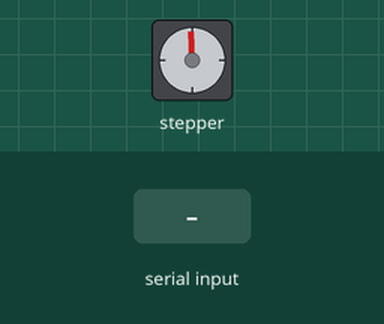
Bench run of a sketch on a simulated Arduino Uno, built with avr-gcc and run on an emulated ATmega328P. Shown: stepper motor. Inputs (shaded band) come from the test bench. Stepper angles assume 200 steps per turn.

Above: at 0.15 s.
At 1.25 s:
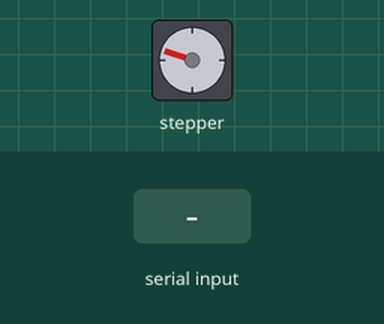
1.3 s: byte 255 (0xff) received over Serial
At 2.47 s:
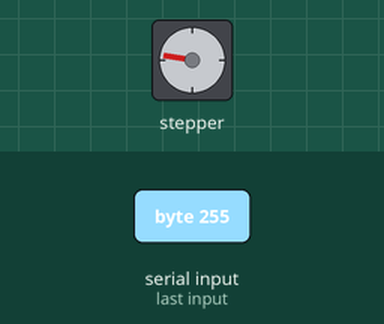
Timing chart, 0 to 13.3 s (numbered marks = the images above; inputs shaded):
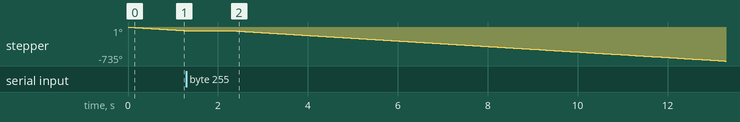

The sketch:

motor-serial.ino
```cpp
#include <Wire.h>
#include <Adafruit_MotorShield.h>
#include "utility/Adafruit_MS_PWMServoDriver.h"

// ID number of the arduino, cooresponds to a motor
#define arduinoID 2
#define NUM_MOTORS 2

// Create the motor shield object with the default I2C address
Adafruit_MotorShield AFMS = Adafruit_MotorShield();
// Or, create it with a different I2C address (say for stacking)
// Adafruit_MotorShield AFMS = Adafruit_MotorShield(0x61);

// Connect a stepper motor with 200 steps per revolution (1.8 degree)
Adafruit_StepperMotor *motorOne = AFMS.getStepper(200, 1);

// motor two h-bridge burnt out for now, will only code for motor one
//Adafruit_StepperMotor *motorTwo = AFMS.getStepper(200, 2);

char bytes[2];
int handshake = 0;

int moving[NUM_MOTORS];
int steps[NUM_MOTORS];
int dir[NUM_MOTORS];

void setup() {
  // start serial port at 57600
  Serial.begin(57600);
  // create with the default frequency 1.6KHz
  AFMS.begin();
  // rpm
  motorOne->setSpeed(10);

  // init
  for (int i = 0; i < NUM_MOTORS; i++) {
    moving[i] = 0;
    steps[i] = 0;
    dir[i] = 0;
  }
}

void loop() {
  for (int i = 0; i < NUM_MOTORS; i++) {
    if (moving[i] == 0) {
      motorOne->step(1, BACKWARD, SINGLE);
    }
    moving[i] = 0;
  }

  if (Serial.available()) {
    if (Serial.read() == 0xff) {
      // reads in a four element array from ChucK
      Serial.readBytes(bytes, 4);

      // bit unpacking
      int motor = byte(bytes[0]) >> 2; // 0-63
      steps[motor] = (byte(bytes[0]) << 8 | byte(bytes[1])) & 1023; // 0-1023
      dir[motor] = byte(bytes[2]); // 0-255
      int val = byte(bytes[3]); // 0-255

      // message required for "handshake" to occur
      // happens once per Arduino at the start of the ChucK serial code
      if (motor == 63 && steps[motor] == 1023 && handshake == 0) {
        Serial.write(arduinoID);
        handshake = 1;
      }
      else {
        moving[0] = 1;
        moving[1] = 1;
      }
    }
  }
}

// other steps in the library, will keep them here for now
//myMotor->step(400, FORWARD, DOUBLE);
//myMotor->step(5, BACKWARD, DOUBLE);
//myMotor->step(100, FORWARD, INTERLEAVE);
//myMotor->step(100, BACKWARD, INTERLEAVE);
//myMotor->step(2, FORWARD, MICROSTEP);
//myMotor->step(1, BACKWARD, MICROSTEP);
```
